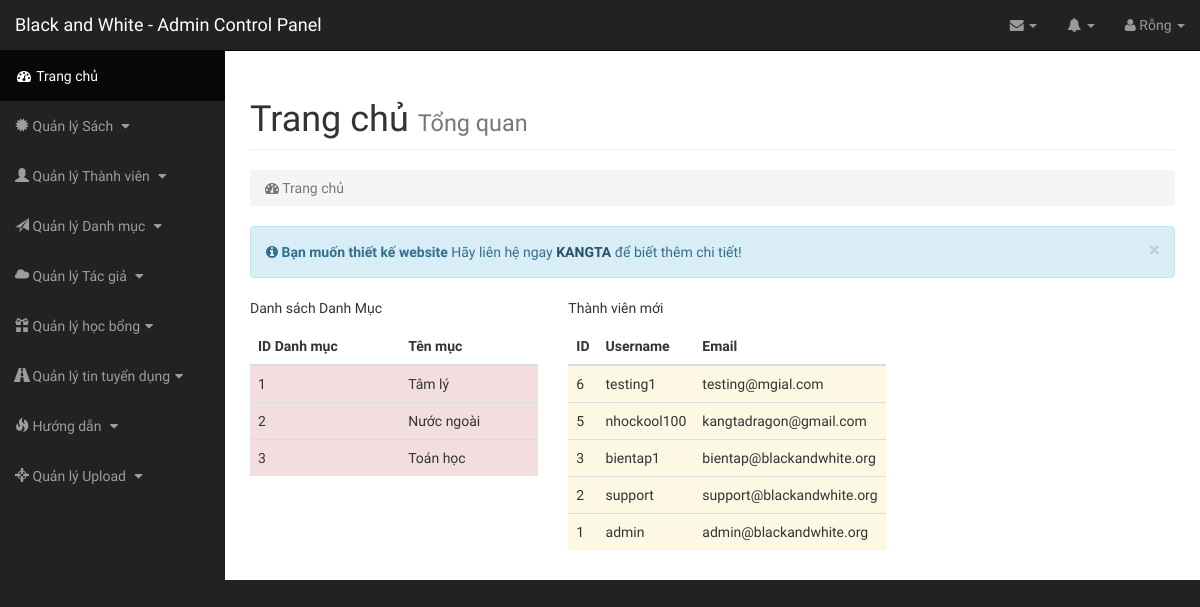
The page /admin/index.php (signed in) on the database as committed earlier.
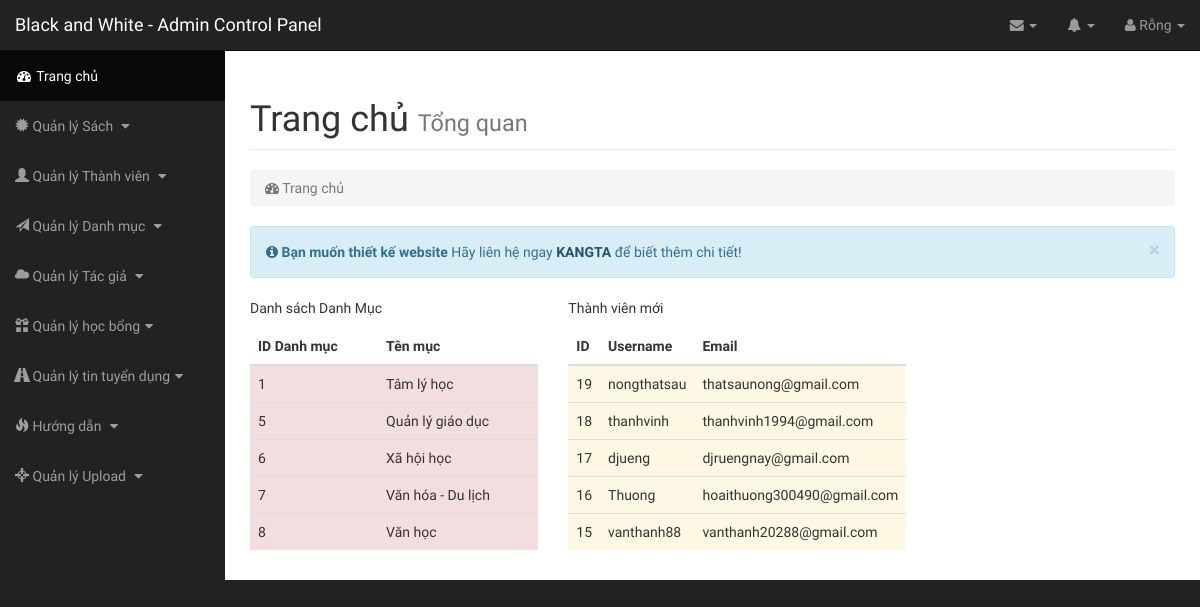
The same page on the database as committed later.
### tables this page shows
CREATE TABLE `category` (
  `catid` int(10) NOT NULL,
  `catname` varchar(200) NOT NULL,
  `catnameseo` varchar(200) NOT NULL
);

CREATE TABLE `users` (
  `userid` int(10) NOT NULL,
  `username` varchar(255) NOT NULL,
  `password` varchar(255) NOT NULL,
  `email` varchar(255) NOT NULL,
  `confirm` tinyint(1) DEFAULT NULL
);

### class/Db.class.php (called while the page is built, shortened)
<?php
class Db{
	private $conn = null;
	public function __construct()
	{
		$host ="mysql:host=". HOST."; dbname=". DB_NAME;
		try
		{
			$this->conn = new PDO($host, DB_USER, DB_PASS);
			$this->conn->query("set names 'utf8' ");
		}
		catch (PDOException $e)
		{
			echo "Không thể kết nối cơ sở dữ liệu";
		}
	}
	private function query($sql, $arr = array(), $mode = PDO::FETCH_ASSOC)
	{
		$pre = $this->conn->prepare($sql);
		if(!$pre->execute($arr))
		{
			echo "Không thể thực thi"; exit;
		}
		return $pre->fetchAll($mode);
	}
	public function select($sql, $arr = array(), $mode = PDO::FETCH_ASSOC)
	{
		return $this->query($sql, $arr, $mode);
	}
}
?>

### admin/inc/home.php (the view)
<div id="page-wrapper">
    <div class="container-fluid">
        <div class="row">
            <div class="col-lg-12">
                <h1 class="page-header">
                    Trang chủ <small>Tổng quan</small>
                </h1>
                <ol class="breadcrumb">
                    <li class="active">
                        <i class="fa fa-dashboard"></i> Trang chủ
                    </li>
                </ol>
            </div>
        </div>
        <div class="row">
            <div class="col-lg-12">
                <div class="alert alert-info alert-dismissable">
                    <button type="button" class="close" data-dismiss="alert" aria-hidden="true">&times;</button>
                    <i class="fa fa-info-circle"></i>  <strong>Bạn muốn thiết kế website</strong> Hãy liên hệ ngay <a href="https://www.facebook.com/godfather.1995" class="alert-link">KANGTA</a> để biết thêm chi tiết!
                </div>
            </div>
        </div>
        <div class="row">
          <div class="col-lg-4">
            <p>Danh sách Danh Mục</p>
            <table class="table text-sm-center">
    <thead>
      <tr>
        <th>ID Danh mục</th>
        <th>Tên mục</th>
      </tr>
    </thead>
    <tbody>
      <?php
        $sql = "SELECT * FROM category LIMIT 0,5";
        $rows = $obj->select($sql);
        foreach ($rows as $row) {
      ?>
      <tr class="danger">
        <td class="success"><?php echo $row["catid"]; ?></td>
        <td><?php echo $row["catname"]; ?></td>
      </tr>
      <?php
        }
      ?>
    </tbody>
  </table>
          </div>
          <div class="col-lg-4">
            <p>Thành viên mới</p>
            <table class="table text-sm-center">
    <thead>
      <tr>
        <th>ID</th>
        <th>Username</th>
        <th>Email</th>
      </tr>
    </thead>
    <tbody>
      <?php
        $sql1 = "SELECT * FROM users
                ORDER BY userid DESC
                LIMIT 0,5";
        $rows = $obj->select($sql1);
        foreach ($rows as $row) {
      ?>
      <tr class="warning">
        <td class="success"><?php echo $row["userid"]; ?></td>
        <td><?php echo $row["username"]; ?></td>
        <td><?php echo $row["email"]; ?></td>
      </tr>
      <?php
        }
      ?>
    </tbody>
  </table>
          </div>
        </div>
    </div>
</div>

Rows that differ between the two databases and show on the page:
removed category: catid "2", catname "Nước ngoài"
removed category: catid "3", catname "Toán học"
no longer on this page (row edited): users: userid "6", username "testing1", email "testing@mgial.com"
no longer on this page (row unchanged): users: userid "5", username "nhockool100", email "kangtadragon@gmail.com"
no longer on this page (row unchanged): users: userid "3", username "bientap1", email "bientap@blackandwhite.org"
no longer on this page (row unchanged): users: userid "2", username "support", email "support@blackandwhite.org"
no longer on this page (row unchanged): users: userid "1", username "admin", email "admin@blackandwhite.org"
changed category id 1: catname "Tâm lý" → "Tâm lý học"
added category: catid "5", catname "Quản lý giáo dục"
added category: catid "6", catname "Xã hội học"
added category: catid "7", catname "Văn hóa - Du lịch"
added category: catid "8", catname "Văn học"
added users: userid "19", username "nongthatsau", email "thatsaunong@gmail.com"
added users: userid "18", username "thanhvinh", email "thanhvinh1994@gmail.com"
added users: userid "17", username "djueng", email "djruengnay@gmail.com"
added users: userid "16", username "Thuong", email "hoaithuong300490@gmail.com"
added users: userid "15", username "vanthanh88", email "vanthanh20288@gmail.com"
